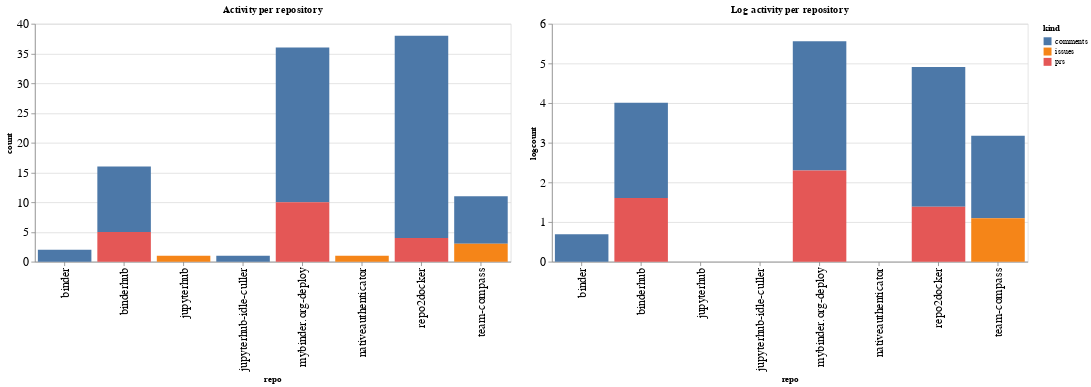

The notebook cell this image was saved under:
### Code cell
ch1 = alt.Chart(repo_summaries, width=600, title="Activity per repository").mark_bar().encode(
    x='repo',
    y='count',
    color='kind',
    tooltip="kind"
)

ch2 = alt.Chart(repo_summaries, width=600, title="Log activity per repository").mark_bar().encode(
    x='repo',
    y='logcount',
    color='kind',
    tooltip="kind"
)

ch1 | ch2

### Figure 1 — Vega-Lite specification as saved in the notebook (floating-point values rounded to 4 significant figures)
{"config": {"axisLeft": {"labelFontSize": 15}, "axisBottom": {"labelFontSize": 15}}, "hconcat": [{"mark": "bar", "encoding": {"color": {"type": "nominal", "field": "kind"}, "tooltip": {"type": "nominal", "field": "kind"}, "x": {"type": "nominal", "field": "repo"}, "y": {"type": "quantitative", "field": "count"}}, "title": "Activity per repository", "width": 600}, {"mark": "bar", "encoding": {"color": {"type": "nominal", "field": "kind"}, "tooltip": {"type": "nominal", "field": "kind"}, "x": {"type": "nominal", "field": "repo"}, "y": {"type": "quantitative", "field": "logcount"}}, "title": "Log activity per repository", "width": 600}], "data": {"name": "data-e2c837a008cedcc502b3e13936f0912c"}, "$schema": "https://vega.github.io/schema/vega-lite/v4.8.1.json", "datasets": {"data-e2c837a008cedcc502b3e13936f0912c": [{"repo": "binder", "kind": "comments", "count": 2, "logcount": 0.6931}, {"repo": "binderhub", "kind": "comments", "count": 11, "logcount": 2.398}, {"repo": "binderhub", "kind": "prs", "count": 5, "logcount": 1.609}, {"repo": "jupyterhub", "kind": "issues", "count": 1, "logcount": 0.0}, {"repo": "jupyterhub-idle-culler", "kind": "comments", "count": 1, "logcount": 0.0}, {"repo": "mybinder.org-deploy", "kind": "comments", "count": 26, "logcount": 3.258}, {"repo": "mybinder.org-deploy", "kind": "prs", "count": 10, "logcount": 2.303}, {"repo": "nativeauthenticator", "kind": "issues", "count": 1, "logcount": 0.0}, {"repo": "repo2docker", "kind": "comments", "count": 34, "logcount": 3.526}, {"repo": "repo2docker", "kind": "prs", "count": 4, "logcount": 1.386}, {"repo": "team-compass", "kind": "comments", "count": 8, "logcount": 2.079}, {"repo": "team-compass", "kind": "issues", "count": 3, "logcount": 1.099}]}}
